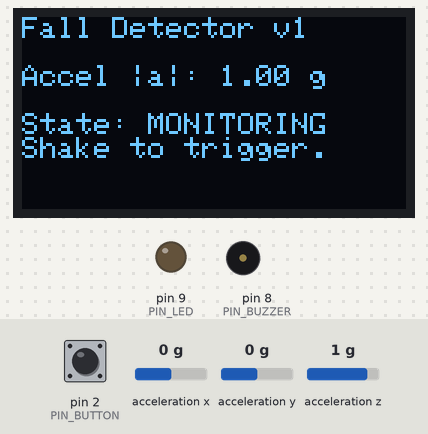
Recording of a sketch running on a simulated Arduino Uno, built with avr-gcc and run on an emulated ATmega328P. On the bench: 128×64 one-colour display, output pins drawn as LEDs (lit = HIGH), buzzer (waves = sounding). Wiring (inferred from the names in the program): MPU-6050 motion sensor at I2C address 0x68. The test bench sets the inputs (shaded band); at power-on: acceleration x 0 g, acceleration y 0 g, pin 2 (PIN_BUTTON) HIGH, acceleration z 1 g. What the sketch prints to the serial monitor is not drawn.

Above: at 2.2 s.
2.3 s: acceleration x set to -1.4 g
At 3.1 s:
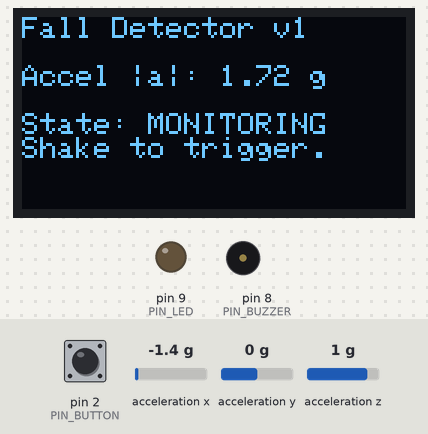
3.9 s: acceleration y set to -0.4 g
5.4 s: acceleration y set to -0.7 g
At 6.2 s:
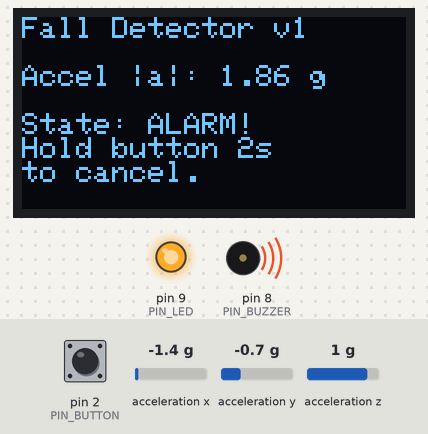
6.9 s: pin 2 (PIN_BUTTON) pulled LOW for 3.2 s
At 9.04 s:
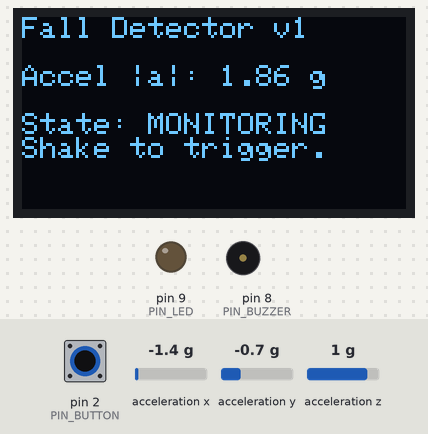
11.6 s: acceleration z set to -1.4 g
At 12.7 s:
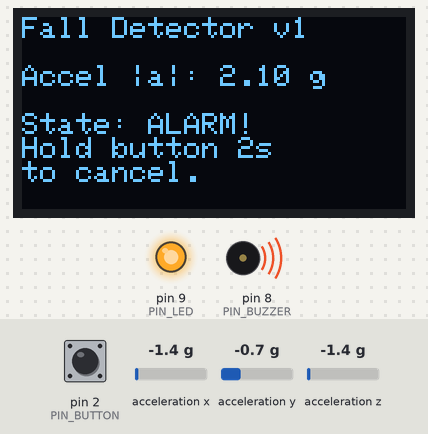
13.2 s: pin 2 (PIN_BUTTON) pulled LOW for 3.2 s
At 15.35 s:
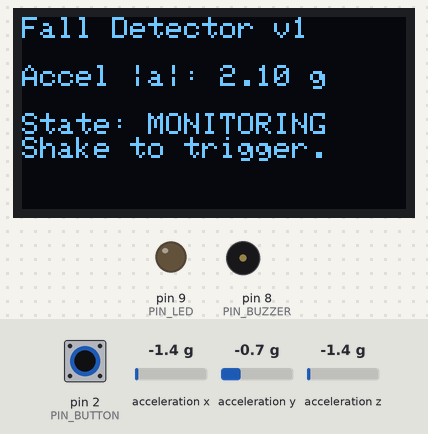
Timing chart, 0 to 16.9 s (numbered marks = the images above; inputs shaded):
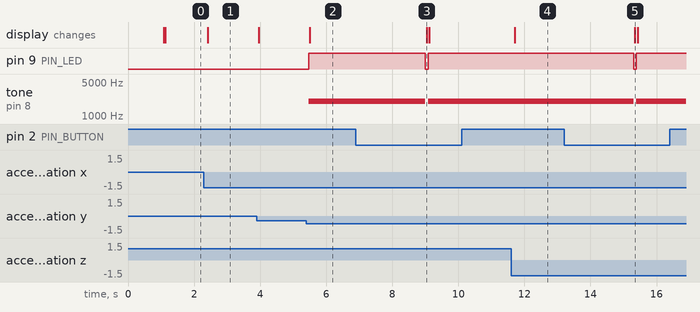

Measured:
- the behaviour switches between -0.5 and -0.6 g on acceleration y (found by bisection; images 1 and 2)
- after the input at 2.3 s, the display: changes after 0.11 s (image 1)
- after the input at 5.4 s, pin 9 (PIN_LED): LOW → HIGH after 0.06 s; tone on pin 8 (PIN_BUZZER): silent → 2000 Hz after 0.06 s; the display: changes after 0.10 s (image 2)
- after the input at 6.9 s, pin 9 (PIN_LED): HIGH → LOW after 2.1 s, → HIGH 0.09 s later; tone on pin 8 (PIN_BUZZER): 2000 Hz → silent after 2.1 s, → 2000 Hz 0.09 s later; the display: changes after 2.1 s (image 3)
- after the input at 11.6 s, the display: changes after 0.11 s (image 4)
- after the input at 13.2 s, pin 9 (PIN_LED): HIGH → LOW after 2.1 s, → HIGH 0.09 s later; tone on pin 8 (PIN_BUZZER): 2000 Hz → silent after 2.1 s, → 2000 Hz 0.09 s later; the display: changes after 2.1 s (image 5)

The sketch:

sketch-Loop-V1.ino
```cpp
#include <Wire.h>
#include <Adafruit_GFX.h>
#include <Adafruit_SSD1306.h>

// ---- OLED configuration ----
#define SCREEN_WIDTH 128
#define SCREEN_HEIGHT 64

// No dedicated reset pin on this module, so use -1
#define OLED_RESET -1
Adafruit_SSD1306 display(SCREEN_WIDTH, SCREEN_HEIGHT, &Wire, OLED_RESET);

// ---- MPU6050 I2C address ----
const uint8_t MPU_ADDR = 0x68;  // AD0 tied to GND → address 0x68

// ---- Pin assignments ----
const int PIN_LED    = 9;
const int PIN_BUZZER = 8;
const int PIN_BUTTON = 2;   // Button between D2 and GND (using INPUT_PULLUP)

// ---- Fall detection parameters ----
const float IMPACT_THRESHOLD_G    = 1.8f;      // Impact threshold in g-units (tune empirically)
const unsigned long LONG_PRESS_MS = 2000UL;   // Hold button for 2s to cancel alarm

// ---- Alarm & button state ----
bool alarmActive        = false;  // True while the alarm is active
bool btnWasLow          = false;  // Button state in previous loop iteration
unsigned long btnPressStart = 0;  // Timestamp when button was first pressed

// ---- Function prototypes ----
void mpuInit();
float readAccelMagnitudeG();

void setup() {
  Serial.begin(115200);
  Wire.begin();

  // Configure LED, buzzer and button
  pinMode(PIN_LED, OUTPUT);
  pinMode(PIN_BUZZER, OUTPUT);
  digitalWrite(PIN_LED, LOW);
  noTone(PIN_BUZZER);

  // Internal pull-up: not pressed = HIGH, pressed = LOW
  pinMode(PIN_BUTTON, INPUT_PULLUP);

  // Initialize OLED
  if (!display.begin(SSD1306_SWITCHCAPVCC, 0x3C)) {
    Serial.println(F("SSD1306 allocation failed"));
    for(;;); // Hard stop if OLED init fails
  }

  // Splash screen
  display.clearDisplay();
  display.setTextSize(2);
  display.setTextColor(SSD1306_WHITE);
  display.setCursor(0, 0);
  display.println(F("Fall Detect"));
  display.display();
  delay(1000);

  // Initialize MPU6050
  mpuInit();
  Serial.println("MPU6050 initialized.");

  // Initial status screen
  display.clearDisplay();
  display.setTextSize(1);
  display.setCursor(0, 0);
  display.println(F("MPU6050 + OLED"));
  display.println(F("Monitoring accel..."));
  display.display();
}

void loop() {
  // 1) Read acceleration magnitude |a|
  float aMag = readAccelMagnitudeG();
  unsigned long now = millis();

  // Debug output over serial
  Serial.print("Accel |a| = ");
  Serial.print(aMag, 2);
  Serial.println(" g");

  // 2) Impact detection: NORMAL → ALARM
  if (!alarmActive && aMag > IMPACT_THRESHOLD_G) {
    alarmActive = true;
    Serial.print(">> Impact detected, ALARM ON, aMag = ");
    Serial.println(aMag, 2);
  }

  // 3) Long-press logic for canceling alarm (only active while alarmActive = true)
  int btnState = digitalRead(PIN_BUTTON); // LOW = pressed, HIGH = released
  bool btnHeld = false;

  if (alarmActive) {
    if (btnState == LOW) {
      if (!btnWasLow) {
        // Button was just pressed
        btnWasLow = true;
        btnPressStart = now;
      } else {
        // Button is still pressed, check duration
        if (now - btnPressStart >= LONG_PRESS_MS) {
          alarmActive = false;     // Cancel alarm
          btnWasLow   = false;     // Reset edge-detection state
          Serial.println(">> Alarm canceled by LONG press");
        }
      }
      btnHeld = true;
    } else {
      // Button released before long-press threshold
      btnWasLow = false;
      btnHeld   = false;
    }
  } else {
    // Not in alarm state → make sure button state is clean
    btnWasLow = false;
    btnHeld   = (btnState == LOW);
  }

  // 4) Drive LED and buzzer based on alarm state
  if (alarmActive) {
    digitalWrite(PIN_LED, HIGH);
    tone(PIN_BUZZER, 2000);   // 2 kHz alarm tone
  } else {
    digitalWrite(PIN_LED, LOW);
    noTone(PIN_BUZZER);
  }

  // 5) Update OLED with current acceleration and state
  display.clearDisplay();
  display.setTextSize(1);
  display.setCursor(0, 0);
  display.println(F("Fall Detector v1"));
  display.println();

  display.print(F("Accel |a|: "));
  display.print(aMag, 2);
  display.println(F(" g"));
  display.println();

  if (!alarmActive) {
    display.println(F("State: MONITORING"));
    display.println(F("Shake to trigger."));
  } else {
    display.println(F("State: ALARM!"));
    display.println(F("Hold button 2s"));
    display.println(F("to cancel."));
    if (btnHeld) {
      display.println();
      display.println(F("Button held..."));
    }
  }

  display.display();

  delay(50); // UI update rate
}

// ---- MPU6050 initialization ----
void mpuInit() {
  // Wake up the MPU6050
  Wire.beginTransmission(MPU_ADDR);
  Wire.write(0x6B);      // PWR_MGMT_1 register
  Wire.write(0);         // Set to 0 → wake up device
  Wire.endTransmission(true);

  // Explicitly set accelerometer full-scale range to ±2 g
  Wire.beginTransmission(MPU_ADDR);
  Wire.write(0x1C);      // ACCEL_CONFIG register
  Wire.write(0x00);      // ±2 g
  Wire.endTransmission(true);
}

// ---- Read acceleration magnitude |a| in g-units ----
float readAccelMagnitudeG() {
  Wire.beginTransmission(MPU_ADDR);
  Wire.write(0x3B);  // Starting register: ACCEL_XOUT_H
  Wire.endTransmission(false);
  Wire.requestFrom(MPU_ADDR, (uint8_t)6, (uint8_t)true); // Read X, Y, Z (6 bytes)

  if (Wire.available() < 6) {
    // I2C error or incomplete read
    return 0.0f;
  }

  int16_t ax_raw = (Wire.read() << 8) | Wire.read();
  int16_t ay_raw = (Wire.read() << 8) | Wire.read();
  int16_t az_raw = (Wire.read() << 8) | Wire.read();

  // For ±2 g, sensitivity is 16384 LSB/g
  const float SCALE = 16384.0f;
  float ax = ax_raw / SCALE;
  float ay = ay_raw / SCALE;
  float az = az_raw / SCALE;

  float mag = sqrt(ax * ax + ay * ay + az * az);
  return mag;
}
```
